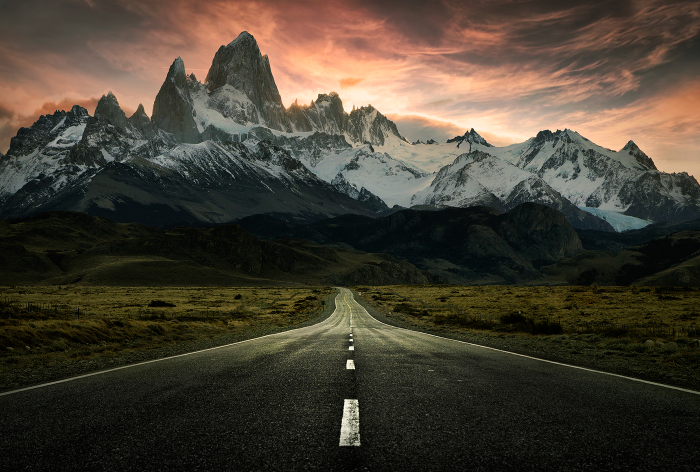
#> input picture image.jpg, 1400 x 944 px (shown at 1/2 size)
$ python imageProcessing.py
#> lines starting #> are read from the running program, lines starting #| are printed output that depends on the picture
#> in main, img is the input picture: PIL image 1400x944 RGB; mean R, G, B 70.6, 63.3, 50.6
from PIL import Image, ImageFilter

def resize_image(image, width, height):
#> called with width = 300, height = 300
    return image.resize((width, height))
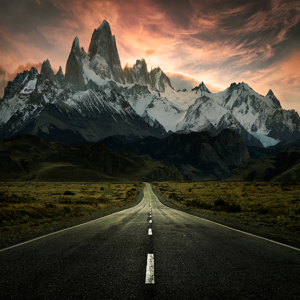
#> returned value: PIL image 300x300 RGB; mean R, G, B 70.6, 63.3, 50.6

def rotate_image(image, angle):
#> called with angle = 90
    return image.rotate(angle)
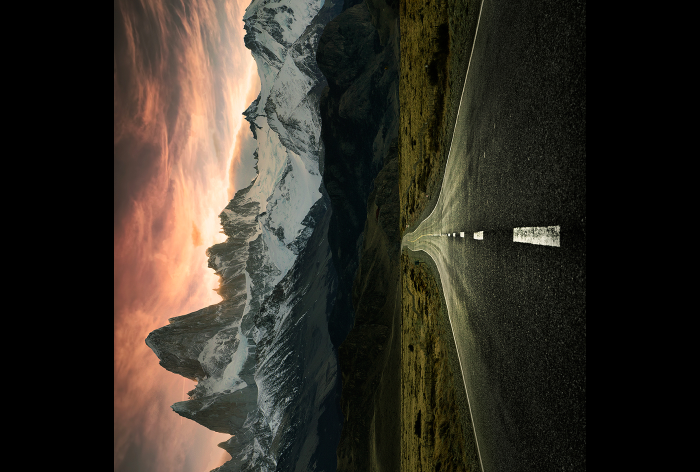
#> returned value: PIL image 1400x944 RGB (shown at 1/2 size); mean R, G, B 51.5, 46.3, 37.5

def grayscale_image(image):
    return image.convert('L')
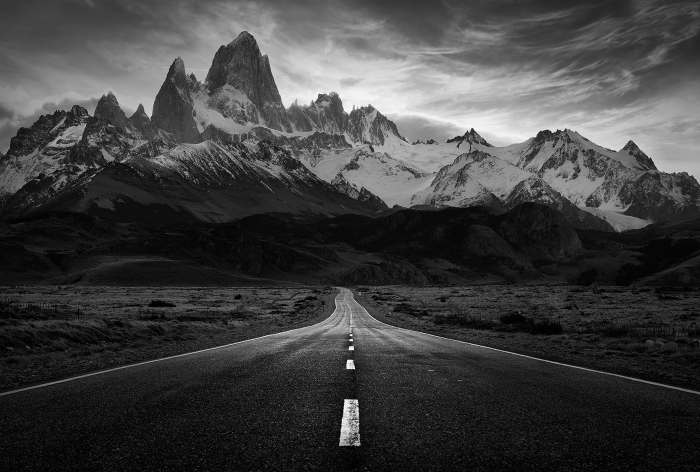
#> returned value: PIL image 1400x944 L (shown at 1/2 size); min 0, max 255, mean 64

def apply_filter(image, filter_name):
#> called with filter_name = 'BLUR'
    if filter_name == 'BLUR':
        return image.filter(ImageFilter.BLUR)
#> returned value: PIL image 1400x944 RGB
    elif filter_name == 'CONTOUR':
        return image.filter(ImageFilter.CONTOUR)
    else:
        return image

def crop_image(image, bbox):
#> called with bbox = (100, 100, 400, 400)
    return image.crop(bbox)
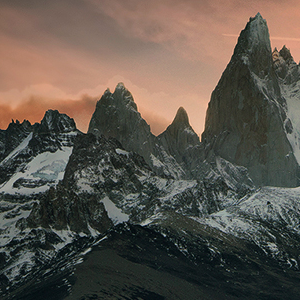
#> returned value: PIL image 300x300 RGB; mean R, G, B 93.1, 85.4, 76.4

def main():
    # Load image from file
    input_image_path = 'image.jpg'
    output_image_path = 'output_image_{}.jpg'

    with Image.open(input_image_path) as img:
        # Resize
        resized_img = resize_image(img, 300, 300)
        resized_img.save(output_image_path.format('resized'))

        # Rotate
        rotated_img = rotate_image(img, 90)
        rotated_img.save(output_image_path.format('rotated'))

        # Grayscale
        grayscale_img = grayscale_image(img)
        grayscale_img.save(output_image_path.format('grayscale'))

        # Filter
        filtered_img = apply_filter(img, 'BLUR')
        filtered_img.save(output_image_path.format('blurred'))

        # Crop
        cropped_img = crop_image(img, (100, 100, 400, 400))  # x, y, width, height
        cropped_img.save(output_image_path.format('cropped'))

if __name__ == "__main__":
    main()
